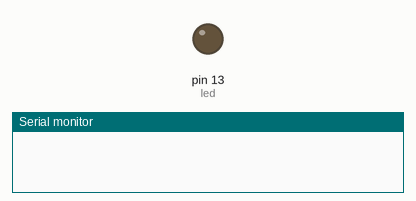
A sketch run on a simulated Arduino Uno, built with avr-gcc and run on an emulated ATmega328P. Parts: output pins drawn as LEDs (lit = HIGH), the last lines printed to the serial monitor.

Above: at 0.6 s.
At 2.25 s:
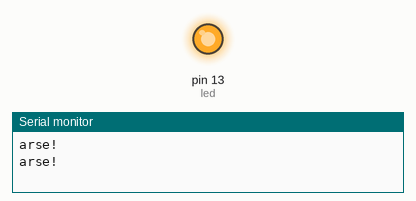
Timing chart, 0 to 3.0 s (numbered marks = the images above):
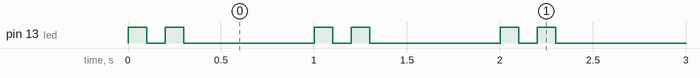

The sketch:

TeensyHeartBeat.ino
```cpp
// Simple LED blink

const int led = LED_BUILTIN;

void setup() {
  pinMode(led, OUTPUT);
  Serial.begin (9600);
}

void loop() {
  digitalWrite(led, HIGH);
  delay(100);
  digitalWrite(led, LOW);
  delay(100);
  digitalWrite(led, HIGH);
  delay(100);
  digitalWrite(led, LOW);
  delay(700);

  Serial.println ("arse!");
}
```

Measured:
- by itself, pin 13 (led): repeats every 1.0 s: LOW 0.10 s, HIGH 0.10 s, LOW 0.70 s, HIGH 0.10 s
- by itself, everything shown: repeats every 1.0 s, in 4 steps
